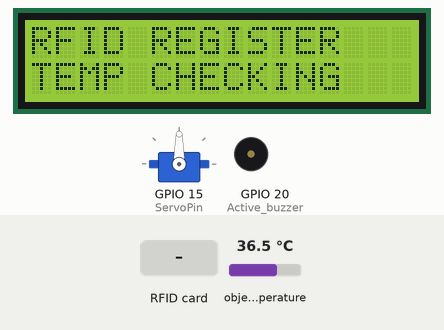
This sketch was run on a simulated ESP8266 (NodeMCU). On the bench: 16×2 character LCD, servo, buzzer (waves = sounding). The test bench sets the inputs (shaded band); at power-on: object temperature 36.5 °C. WiFi joins after 1.5 s; servers stay silent unless stated; uploads are accepted with an empty reply; what the sketch prints to the serial monitor is not drawn.

Above: at 4.7 s.
At 6.8 s:
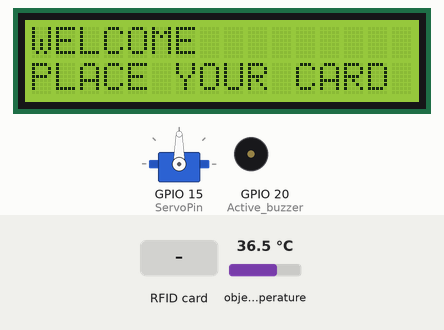
6.9 s: RFID card 5E 7A 19 C4 held to the reader
At 7.5 s:
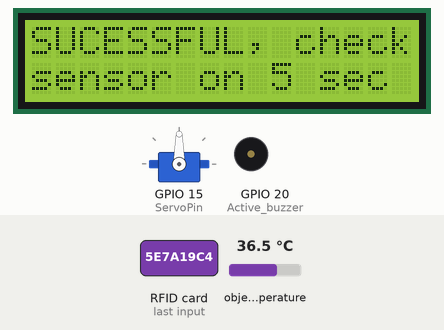
At 13.5 s:
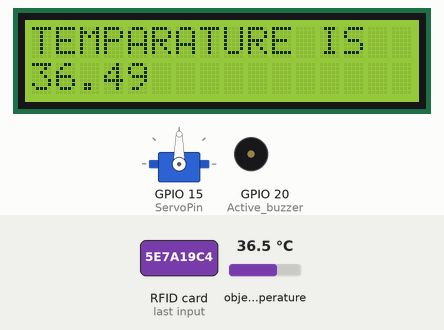
Timing chart, 0 to 21.5 s (numbered marks = the images above; inputs shaded):
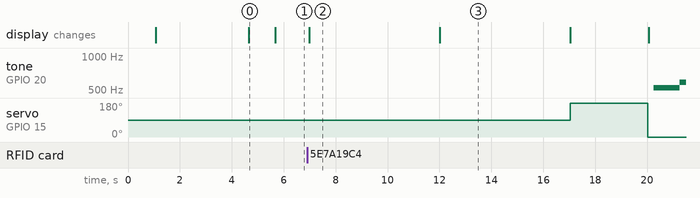

Measured:
- after the input at 6.9 s, tone on GPIO 20 (Active_buzzer): silent → 523 Hz after 13.4 s, → 587 Hz 1.0 s later; servo on GPIO 15 (ServoPin): 90° → 180° after 10.1 s, → 0° 3.0 s later; the display: changes after 0.09 s (image 2)
- what the display in image 0 shows lasts 1.1 s, from 4.6 s to 5.7 s
- what the display in image 2 shows lasts 5.0 s, from 7.0 s to 12.0 s

The sketch:

rfidAttendanceStatic2.ino
```cpp
//*******************************libraries********************************
// RFID-----------------------------
#include <SPI.h>
#include <MFRC522.h>
// NodeMCU--------------------------
#include <ESP8266WiFi.h>
#include <ESP8266HTTPClient.h>
#include <Adafruit_MLX90614.h>
#include <Servo.h>
#include <LiquidCrystal_I2C.h>

LiquidCrystal_I2C lcd(0x27, 16, 2);
Servo myservo; // create servo object to control a servo
Adafruit_MLX90614 mlx = Adafruit_MLX90614();
float bodyTemp = 38.0;
float temp = 0.0;
//************************************************************************
#define SS_PIN 2    // D2
#define RST_PIN 16  // D1
#define ServoPin 15 // D5 is GPIO14
int cameraTrigger = 10;
//************************************************************************
MFRC522 mfrc522(SS_PIN, RST_PIN); // Create MFRC522 instance.
//************************************************************************
/* Set these to your desired credentials. */
const char *ssid = "Service Provider";
const char *password = "@Matinik298-2021";
const char *device_token = "1622320d76d42edf";
//************************************************************************
String URL = "http://192.168.1.45/rfidattendance/getdata.php"; // computer IP or the server domain
String getData, Link;
String OldCardID = "";
unsigned long previousMillis = 0;
const unsigned char Active_buzzer = 20;

//************************************************************************
void setup()
{
  delay(1000);
  Serial.begin(115200);
 // pinMode(cameraTrigger, OUTPUT);
  if (!mlx.begin())
  {
    Serial.println("Error connecting to MLX sensor. Check wiring.");
    // while (1)
    ;
  };
  lcd.init();
  pinMode(Active_buzzer, OUTPUT);
  myservo.attach(ServoPin);
  SPI.begin();        // Init SPI bus
  mfrc522.PCD_Init(); // Init MFRC522 card
  //---------------------------------------------
  connectToWiFi();

  //************************************************************************
  // Serial.begin(115200);
  // while (!Serial)
  //  ;

  lcd.clear();
  lcd.backlight(); // Make sure backlight is on

  // Print a message on both lines of the LCD.
  lcd.setCursor(0, 0); // Set cursor to character 2 on line 0
  lcd.print("RFID REGISTER");
  lcd.setCursor(0, 1); // Move cursor to character 2 on line 1
  lcd.print("TEMP CHECKING");
  delay(1000);
  lcd.clear();
  lcd.setCursor(0, 0); // Set cursor to character 2 on line 0
  lcd.print("WELCOME ");
  lcd.setCursor(0, 1); // Move cursor to character 2 on line 1
  lcd.print("PLACE YOUR CARD");
  Serial.println("main loop started");
}
void loop()
{
  // check if there's a connection to Wi-Fi or not
  if (!WiFi.isConnected())
  {
    connectToWiFi(); // Retry to connect to Wi-Fi
  }
  //---------------------------------------------
  if (millis() - previousMillis >= 15000)
  {
    previousMillis = millis();
    OldCardID = "";
  }
  delay(50);
  //---------------------------------------------
  // look for new card
  if (!mfrc522.PICC_IsNewCardPresent())
  {
    return; // got to start of loop if there is no card present
  }
  // Select one of the cards
  if (!mfrc522.PICC_ReadCardSerial())
  {
    return; // if read card serial(0) returns 1, the uid struct contians the ID of the read card.
  }
  String CardID = "";
  for (byte i = 0; i < mfrc522.uid.size; i++)
  {
    CardID += mfrc522.uid.uidByte[i];
  }
  //---------------------------------------------
  if (CardID == OldCardID)
  {
    return;
  }
  else
  {
    OldCardID = CardID;
  }
  //---------------------------------------------
  //  Serial.println(CardID);

  SendCardID(CardID);
  delay(1000);
}
//************send the Card UID to the website*************
void SendCardID(String Card_uid)
{ Serial.println("captured image");
  Serial.println("Sending the Card ID");
  if (WiFi.isConnected())
  {
    WiFiClient wifiClient;
    HTTPClient http; // Declare object of class HTTPClient
    // GET Data
    lcd.clear();
    lcd.setCursor(0, 0); // Set cursor to character 2 on line 0
    lcd.print("Scanning");
    lcd.setCursor(0, 1); // Move cursor to character 2 on line 1
    lcd.print("CHECKING Data");

    float temps = checkTemperatures();
    checkTemperature(temps);
    getData = "?card_uid=" + String(Card_uid) + "&device_token=" + String(device_token) + "&temp=" + String(temps); // Add the Card ID to the GET array in order to send it
    // GET methode
    Link = URL + getData;
    http.begin(wifiClient, Link); // initiate HTTP request   //Specify content-type header

    int httpCode = http.GET();         // Send the request
    String payload = http.getString(); // Get the response payload

    //    Serial.println(Link);   //Print HTTP return code
    Serial.println(httpCode); // Print HTTP return code
    Serial.println(Card_uid); // Print Card ID
    Serial.println(payload);  // Print request response payload

    if (httpCode == 200)
    {
      //      lcd.clear();
      //      lcd.setCursor(0, 0); // Set cursor to character 2 on line 0
      //      lcd.print("CHECKING CARD");
      //      lcd.setCursor(0, 1); // Move cursor to character 2 on line 1
      //      lcd.print("CARD NOT FOUND");
      tone(Active_buzzer, 523); // DO note 523 Hz
      delay(1000);
      tone(Active_buzzer, 587); // RE note ...
      delay(1000);
      noTone(Active_buzzer);
      //      myservo.write(180); // tell servo to go to position
      //      delay(1000);
      //      myservo.write(0); // tell servo to go to position
      if (payload.substring(0, 5) == "login")
      {
        String user_name = payload.substring(5);
        Serial.println(user_name);
        lcd.clear();
        lcd.setCursor(0, 0); // Set cursor to character 2 on line 0
        lcd.print("SUCCESS LOGIN");
        lcd.setCursor(0, 1); // Move cursor to character 2 on line 1
        lcd.print("THANK YOU!");
        delay(1000);
        lcd.clear();
        lcd.setCursor(0, 0); // Set cursor to character 2 on line 0
        lcd.print("WELCOME ");
        lcd.setCursor(0, 1); // Move cursor to character 2 on line 1
        lcd.print("PLACE YOUR CARD");
        // checkTemperature();
      }

      else if (payload.substring(0, 6) == "logout")
      {
        String user_name = payload.substring(6);
        Serial.println(user_name);
        lcd.clear();
        lcd.setCursor(0, 0); // Set cursor to character 2 on line 0
        lcd.print("LOGGING OUT");
        lcd.setCursor(0, 1); // Move cursor to character 2 on line 1
        lcd.print("THANK YOU!");
        delay(2000);
        lcd.clear();
        lcd.setCursor(0, 0); // Set cursor to character 2 on line 0
        lcd.print("WELCOME ");
        lcd.setCursor(0, 1); // Move cursor to character 2 on line 1
        lcd.print("PLACE YOUR CARD");
        // checkTemperature();
        delay(100);
      }
      else if (payload == "succesful")
      {
        lcd.clear();
        lcd.setCursor(0, 0); // Set cursor to character 2 on line 0
        lcd.print("SUCESSFUL, check temp");
        lcd.setCursor(0, 1); // Move cursor to character 2 on line 1
        lcd.print("sensor on 5 sec");
        // checkTemperature();
      }
      else if (payload == "available")
      {
        lcd.clear();
        lcd.setCursor(0, 0); // Set cursor to character 2 on line 0
        lcd.print("SUCESSFUL, check temp");
        lcd.setCursor(0, 1); // Move cursor to character 2 on line 1
        lcd.print("sensor on 5 sec");
        // checkTemperature();
      }
      delay(100);
      http.end(); // Close connection
    }
  }
}
//********************connect to the WiFi******************
void checkTemperature(int read)
{
  delay(5000);
  //Serial.print("Ambient temperature in use = ");
  //Serial.print(mlx.readAmbientTempC());
  // temp = mlx.readObjectTempC();
  temp = read;
  Serial.print("°C");
  Serial.print("   ");
  Serial.print("Object temperature in use = ");
  Serial.print(temp);

  Serial.println("°C");
  if (temp > bodyTemp)
  {
    String temps = String(temp, 3);
    lcd.setCursor(0, 0); // Set cursor to character 2 on line 0
    lcd.print("high temp CLOSE");
    lcd.setCursor(0, 1); // Move cursor to character 2 on line 1
    lcd.print(temps);
    tone(Active_buzzer, 523); // DO note 523 Hz
    delay(1000);
    tone(Active_buzzer, 587); // RE note ...
    delay(1000);
    noTone(Active_buzzer);
    lcd.clear();
    lcd.setCursor(0, 0); // Set cursor to character 2 on line 0
    lcd.print("WELCOME ");
    lcd.setCursor(0, 1); // Move cursor to character 2 on line 1
    lcd.print("PLACE YOUR CARD");
    temp = 0;
  }
  else if (temp > 25 && temp < bodyTemp)
  {
    openGate();
    temp = 0;
  }
  /*
    Serial.print("Ambient temperature = ");
    Serial.print(mlx.readAmbientTempF());
    Serial.print("°F");
    Serial.print("   ");
    Serial.print("Object temperature = ");
    Serial.print(mlx.readObjectTempF());
    Serial.println("°F");
  */
}
void openGate()
{
  String temps = String(mlx.readObjectTempC(), 3);
  lcd.setCursor(0, 0); // Set cursor to character 2 on line 0
  lcd.print("open, temp is :");

  lcd.setCursor(0, 1); // Move cursor to character 2 on line 1
  lcd.print(temp);
  myservo.write(180); // tell servo to go to position
  //digitalWrite(cameraTrigger,HIGH);
  delay(3000);
  //digitalWrite(cameraTrigger,LOW);
  myservo.write(0); // tell servo to go to position
  lcd.clear();
  lcd.setCursor(0, 0); // Set cursor to character 2 on line 0
  lcd.print("WELCOME ");
  lcd.setCursor(0, 1); // Move cursor to character 2 on line 1
  lcd.print("PLACE YOUR CARD");
}
void connectToWiFi()
{
  WiFi.mode(WIFI_OFF); // Prevents reconnection issue (taking too long to connect)
  delay(1000);
  WiFi.mode(WIFI_STA);
  Serial.print("Connecting to ");
  Serial.println(ssid);
  WiFi.begin(ssid, password);

  while (WiFi.status() != WL_CONNECTED)
  {
    delay(500);
    Serial.print(".");
  }
  Serial.println("");
  Serial.println("Connected");

  Serial.print("IP address: ");
  Serial.println(WiFi.localIP()); // IP address assigned to your ESP

  delay(1000);
}
int checkTemperatures()
{
  lcd.setCursor(0, 0); // Set cursor to character 2 on line 0
  lcd.print("SUCESSFUL, check temp");
  lcd.setCursor(0, 1); // Move cursor to character 2 on line 1
  lcd.print("sensor on 5 sec");
  delay(5000);
  Serial.print("temperature in use  = ");
  Serial.print(mlx.readObjectTempC());
  Serial.print("°C");
  Serial.print("   ");
  Serial.print("Object temperature sent to server  = ");
  Serial.println(mlx.readObjectTempC());
  lcd.clear();
  lcd.setCursor(0, 0); // Set cursor to character 2 on line 0
  lcd.print("TEMPARATURE IS");
  lcd.setCursor(0, 1); // Move cursor to character 2 on line 1
  lcd.print(mlx.readObjectTempC());
  return mlx.readObjectTempC();
}
```
